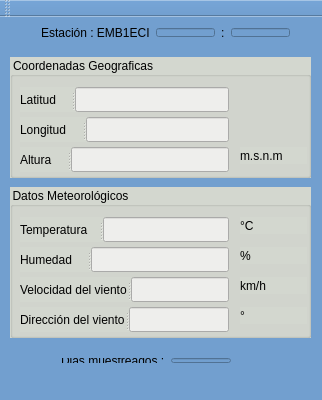
<?xml version="1.0" encoding="UTF-8"?>
<ui version="4.0">
 <class>Estacion_interface</class>
 <widget class="QMainWindow" name="Estacion_interface">
  <property name="geometry">
   <rect>
    <x>0</x>
    <y>0</y>
    <width>322</width>
    <height>400</height>
   </rect>
  </property>
  <property name="minimumSize">
   <size>
    <width>322</width>
    <height>379</height>
   </size>
  </property>
  <property name="maximumSize">
   <size>
    <width>322</width>
    <height>400</height>
   </size>
  </property>
  <property name="windowTitle">
   <string>Estación Meteorológica</string>
  </property>
  <property name="styleSheet">
   <string notr="true">background-color: rgb(114, 159, 207);
gridline-color: rgb(204, 0, 0);</string>
  </property>
  <widget class="QWidget" name="centralWidget">
   <widget class="QGroupBox" name="groupBox">
    <property name="geometry">
     <rect>
      <x>10</x>
      <y>40</y>
      <width>301</width>
      <height>121</height>
     </rect>
    </property>
    <property name="styleSheet">
     <string notr="true">background-color: rgb(211, 215, 207);
border-top-color: rgb(136, 138, 133);</string>
    </property>
    <property name="title">
     <string>Coordenadas Geograficas</string>
    </property>
    <widget class="QSplitter" name="splitter_7">
     <property name="geometry">
      <rect>
       <x>10</x>
       <y>60</y>
       <width>209</width>
       <height>25</height>
      </rect>
     </property>
     <property name="orientation">
      <enum>Qt::Horizontal</enum>
     </property>
     <widget class="QLabel" name="label_7">
      <property name="text">
       <string>Longitud</string>
      </property>
     </widget>
     <widget class="QLineEdit" name="txt_longitud">
      <property name="styleSheet">
       <string notr="true">background-color: rgb(238, 238, 236);</string>
      </property>
      <property name="inputMethodHints">
       <set>Qt::ImhDigitsOnly</set>
      </property>
      <property name="readOnly">
       <bool>true</bool>
      </property>
     </widget>
    </widget>
    <widget class="QSplitter" name="splitter_6">
     <property name="geometry">
      <rect>
       <x>10</x>
       <y>30</y>
       <width>209</width>
       <height>25</height>
      </rect>
     </property>
     <property name="orientation">
      <enum>Qt::Horizontal</enum>
     </property>
     <widget class="QLabel" name="label_6">
      <property name="text">
       <string>Latitud</string>
      </property>
     </widget>
     <widget class="QLineEdit" name="txt_latitud">
      <property name="cursor">
       <cursorShape>IBeamCursor</cursorShape>
      </property>
      <property name="autoFillBackground">
       <bool>false</bool>
      </property>
      <property name="styleSheet">
       <string notr="true">background-color: rgb(238, 238, 236);</string>
      </property>
      <property name="inputMethodHints">
       <set>Qt::ImhDigitsOnly</set>
      </property>
      <property name="readOnly">
       <bool>true</bool>
      </property>
     </widget>
    </widget>
    <widget class="QSplitter" name="splitter">
     <property name="geometry">
      <rect>
       <x>10</x>
       <y>90</y>
       <width>209</width>
       <height>25</height>
      </rect>
     </property>
     <property name="orientation">
      <enum>Qt::Horizontal</enum>
     </property>
     <widget class="QLabel" name="label">
      <property name="text">
       <string>Altura</string>
      </property>
     </widget>
     <widget class="QLineEdit" name="txt_Altura">
      <property name="styleSheet">
       <string notr="true">background-color: rgb(238, 238, 236);</string>
      </property>
      <property name="inputMethodHints">
       <set>Qt::ImhDigitsOnly</set>
      </property>
      <property name="readOnly">
       <bool>true</bool>
      </property>
     </widget>
    </widget>
    <widget class="QLabel" name="label_9">
     <property name="geometry">
      <rect>
       <x>230</x>
       <y>90</y>
       <width>67</width>
       <height>17</height>
      </rect>
     </property>
     <property name="text">
      <string>m.s.n.m</string>
     </property>
    </widget>
   </widget>
   <widget class="QGroupBox" name="groupBox_2">
    <property name="geometry">
     <rect>
      <x>10</x>
      <y>170</y>
      <width>301</width>
      <height>151</height>
     </rect>
    </property>
    <property name="autoFillBackground">
     <bool>false</bool>
    </property>
    <property name="styleSheet">
     <string notr="true">background-color: rgb(211, 215, 207);</string>
    </property>
    <property name="title">
     <string>Datos Meteorológicos</string>
    </property>
    <widget class="QSplitter" name="splitter_2">
     <property name="geometry">
      <rect>
       <x>10</x>
       <y>30</y>
       <width>209</width>
       <height>25</height>
      </rect>
     </property>
     <property name="orientation">
      <enum>Qt::Horizontal</enum>
     </property>
     <widget class="QLabel" name="label_2">
      <property name="text">
       <string>Temperatura</string>
      </property>
     </widget>
     <widget class="QLineEdit" name="txt_temperatura">
      <property name="styleSheet">
       <string notr="true">background-color: rgb(238, 238, 236);</string>
      </property>
      <property name="inputMethodHints">
       <set>Qt::ImhDigitsOnly</set>
      </property>
      <property name="readOnly">
       <bool>true</bool>
      </property>
     </widget>
    </widget>
    <widget class="QSplitter" name="splitter_3">
     <property name="geometry">
      <rect>
       <x>10</x>
       <y>60</y>
       <width>209</width>
       <height>25</height>
      </rect>
     </property>
     <property name="orientation">
      <enum>Qt::Horizontal</enum>
     </property>
     <widget class="QLabel" name="label_3">
      <property name="text">
       <string>Humedad</string>
      </property>
     </widget>
     <widget class="QLineEdit" name="txt_humedad">
      <property name="styleSheet">
       <string notr="true">background-color: rgb(238, 238, 236);</string>
      </property>
      <property name="inputMethodHints">
       <set>Qt::ImhDigitsOnly</set>
      </property>
      <property name="readOnly">
       <bool>true</bool>
      </property>
     </widget>
    </widget>
    <widget class="QSplitter" name="splitter_4">
     <property name="geometry">
      <rect>
       <x>10</x>
       <y>90</y>
       <width>209</width>
       <height>25</height>
      </rect>
     </property>
     <property name="orientation">
      <enum>Qt::Horizontal</enum>
     </property>
     <widget class="QLabel" name="label_4">
      <property name="text">
       <string>Velocidad del viento</string>
      </property>
     </widget>
     <widget class="QLineEdit" name="txt_vel_viento">
      <property name="styleSheet">
       <string notr="true">background-color: rgb(238, 238, 236);</string>
      </property>
      <property name="inputMethodHints">
       <set>Qt::ImhDigitsOnly</set>
      </property>
      <property name="readOnly">
       <bool>true</bool>
      </property>
     </widget>
    </widget>
    <widget class="QSplitter" name="splitter_5">
     <property name="geometry">
      <rect>
       <x>10</x>
       <y>120</y>
       <width>209</width>
       <height>25</height>
      </rect>
     </property>
     <property name="orientation">
      <enum>Qt::Horizontal</enum>
     </property>
     <widget class="QLabel" name="label_5">
      <property name="text">
       <string>Dirección del viento</string>
      </property>
     </widget>
     <widget class="QLineEdit" name="txt_dir_viento">
      <property name="styleSheet">
       <string notr="true">background-color: rgb(238, 238, 236);</string>
      </property>
      <property name="inputMethodHints">
       <set>Qt::ImhDigitsOnly</set>
      </property>
      <property name="readOnly">
       <bool>true</bool>
      </property>
     </widget>
    </widget>
    <widget class="QLabel" name="label_10">
     <property name="geometry">
      <rect>
       <x>230</x>
       <y>30</y>
       <width>67</width>
       <height>17</height>
      </rect>
     </property>
     <property name="text">
      <string>°C</string>
     </property>
    </widget>
    <widget class="QLabel" name="label_11">
     <property name="geometry">
      <rect>
       <x>230</x>
       <y>60</y>
       <width>67</width>
       <height>17</height>
      </rect>
     </property>
     <property name="text">
      <string>%</string>
     </property>
    </widget>
    <widget class="QLabel" name="label_12">
     <property name="geometry">
      <rect>
       <x>230</x>
       <y>90</y>
       <width>67</width>
       <height>17</height>
      </rect>
     </property>
     <property name="text">
      <string>km/h</string>
     </property>
    </widget>
    <widget class="QLabel" name="label_13">
     <property name="geometry">
      <rect>
       <x>230</x>
       <y>120</y>
       <width>67</width>
       <height>17</height>
      </rect>
     </property>
     <property name="text">
      <string>°</string>
     </property>
    </widget>
   </widget>
   <widget class="QWidget" name="layoutWidget">
    <property name="geometry">
     <rect>
      <x>30</x>
      <y>0</y>
      <width>271</width>
      <height>31</height>
     </rect>
    </property>
    <layout class="QHBoxLayout" name="horizontalLayout">
     <item>
      <widget class="QLabel" name="label_8">
       <property name="text">
        <string>Estación : EMB1ECI</string>
       </property>
      </widget>
     </item>
     <item>
      <widget class="QLineEdit" name="txt_hora">
       <property name="inputMethodHints">
        <set>Qt::ImhDigitsOnly</set>
       </property>
       <property name="readOnly">
        <bool>true</bool>
       </property>
      </widget>
     </item>
     <item>
      <widget class="QLabel" name="label_15">
       <property name="text">
        <string>:</string>
       </property>
      </widget>
     </item>
     <item>
      <widget class="QLineEdit" name="txt_minuto">
       <property name="inputMethodHints">
        <set>Qt::ImhDigitsOnly</set>
       </property>
       <property name="readOnly">
        <bool>true</bool>
       </property>
      </widget>
     </item>
    </layout>
   </widget>
   <widget class="QWidget" name="layoutWidget">
    <property name="geometry">
     <rect>
      <x>50</x>
      <y>330</y>
      <width>192</width>
      <height>27</height>
     </rect>
    </property>
    <layout class="QHBoxLayout" name="horizontalLayout_2">
     <item>
      <widget class="QLabel" name="label_17">
       <property name="text">
        <string>Dias muestreados :</string>
       </property>
      </widget>
     </item>
     <item>
      <widget class="QLineEdit" name="txt_dia">
       <property name="inputMethodHints">
        <set>Qt::ImhDigitsOnly</set>
       </property>
       <property name="readOnly">
        <bool>true</bool>
       </property>
      </widget>
     </item>
    </layout>
   </widget>
  </widget>
  <widget class="QMenuBar" name="menuBar">
   <property name="geometry">
    <rect>
     <x>0</x>
     <y>0</y>
     <width>322</width>
     <height>22</height>
    </rect>
   </property>
  </widget>
  <widget class="QToolBar" name="mainToolBar">
   <attribute name="toolBarArea">
    <enum>TopToolBarArea</enum>
   </attribute>
   <attribute name="toolBarBreak">
    <bool>false</bool>
   </attribute>
  </widget>
  <widget class="QStatusBar" name="statusBar"/>
 </widget>
 <layoutdefault spacing="6" margin="11"/>
 <resources/>
 <connections/>
</ui>
